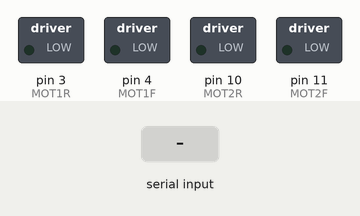
Recording of a sketch running on a simulated Arduino Uno, built with avr-gcc and run on an emulated ATmega328P. Parts: switched loads named in the sketch (green lamp = pin HIGH). The test bench sets the inputs (shaded band).

Above: at 1.2 s.
1.3 s: "f" received over Serial
At 1.9 s:
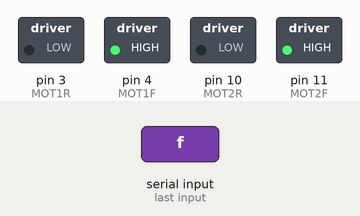
2.8 s: "r" received over Serial
At 4.0 s:
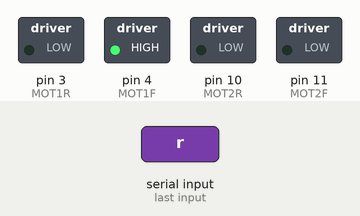
4.3 s: "l" received over Serial
At 5.3 s:
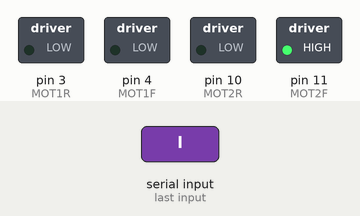
5.8 s: "s" received over Serial
At 6.5 s:
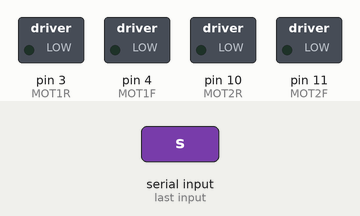
Timing chart, 0 to 8.3 s (numbered marks = the images above; inputs shaded):
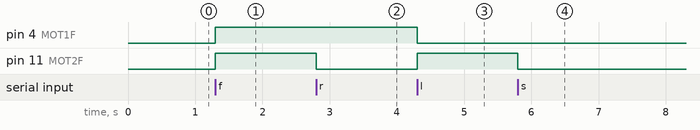

Measured:
- after the input at 1.3 s, pin 4 (MOT1F), pin 11 (MOT2F): LOW → HIGH at once
- after the input at 2.8 s, pin 11 (MOT2F): HIGH → LOW at once
- after the input at 4.3 s, pin 4 (MOT1F): HIGH → LOW at once; pin 11 (MOT2F): LOW → HIGH at once
- after the input at 5.8 s, pin 11 (MOT2F): HIGH → LOW at once

The sketch:

eye_controlled_robot.ino
```cpp
/*
 * Eye controlled robot: reads single-character direction commands from serial
 * and drives two DC motors through an L293D motor driver.
 *
 * Wiring:
 *   MOT1F -> D4    MOT1R -> D3     (left motor forward / reverse)
 *   MOT2F -> D11   MOT2R -> D10    (right motor forward / reverse)
 *   L293D powered from a 9V battery, Arduino Uno over USB.
 *
 * Originally uploaded as BLUETOOTH_CONTROL_ROBOT.ino.
 */

int const MOT1F = 4;
int const MOT1R = 3;

int const MOT2F = 11;
int const MOT2R = 10;

void setup() {
  pinMode(MOT1F, OUTPUT);
  pinMode(MOT1R, OUTPUT);
  pinMode(MOT2F, OUTPUT);
  pinMode(MOT2R, OUTPUT);
  Serial.begin(9600);
}

void loop() {
  if (Serial.available()) {
    switch (Serial.read()) {
      case 'f':
        digitalWrite(MOT1F, HIGH);
        digitalWrite(MOT1R, LOW);
        digitalWrite(MOT2F, HIGH);
        digitalWrite(MOT2R, LOW);
        break;

      case 'r':
        digitalWrite(MOT1F, HIGH);
        digitalWrite(MOT1R, LOW);
        digitalWrite(MOT2F, LOW);
        digitalWrite(MOT2R, LOW);
        break;

      case 'l':
        digitalWrite(MOT1F, LOW);
        digitalWrite(MOT1R, LOW);
        digitalWrite(MOT2F, HIGH);
        digitalWrite(MOT2R, LOW);
        break;

      case 's':
        digitalWrite(MOT1F, LOW);
        digitalWrite(MOT1R, LOW);
        digitalWrite(MOT2F, LOW);
        digitalWrite(MOT2R, LOW);
        break;
    }
  }
}
```
